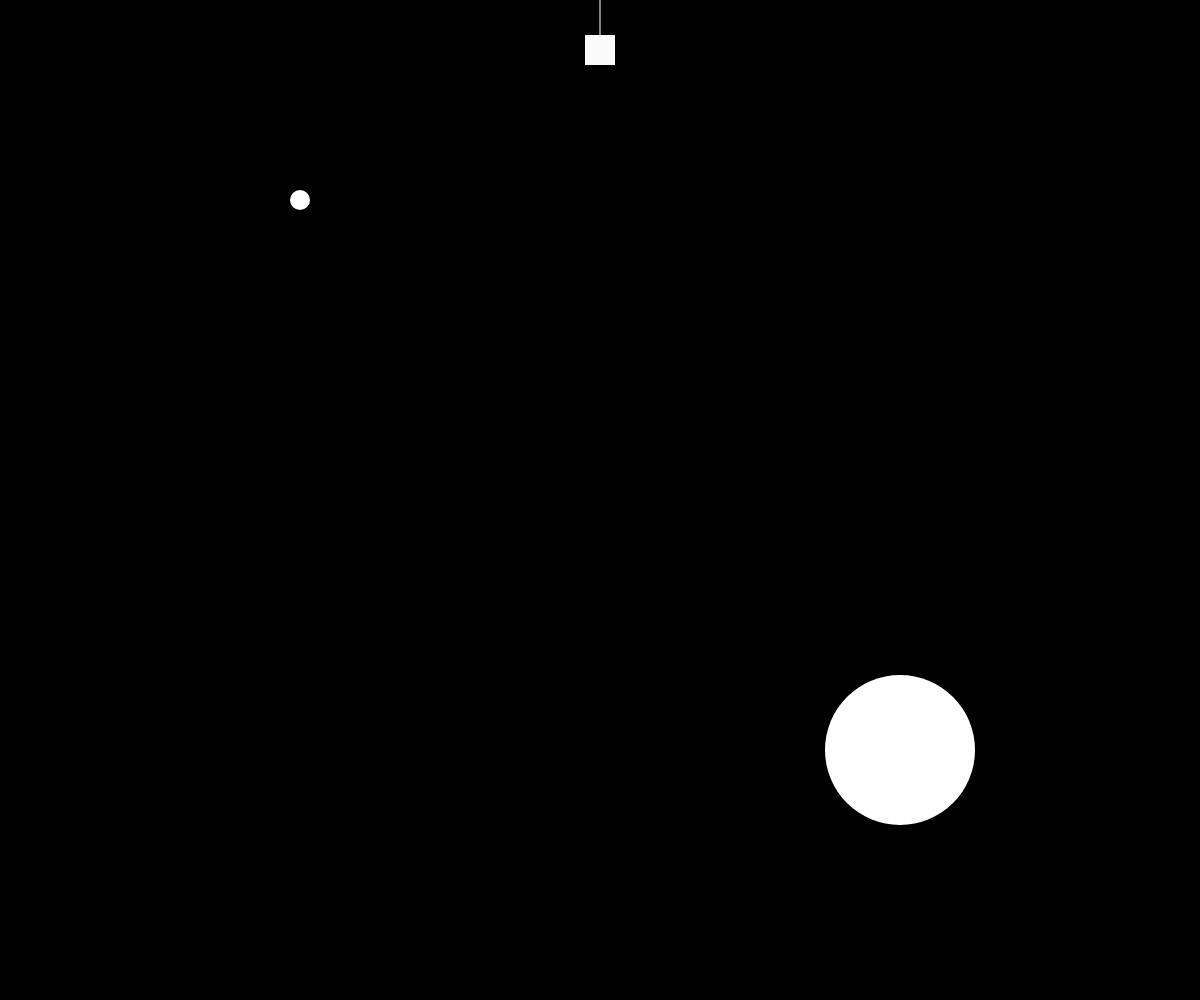
Frame 1 (no input)
Frame 60 (no input): identical to frame 1, image omitted
Frame 120 (the mouse pressed at the canvas centre since frame 60): identical to frame 1, image omitted

The p5.js sketch that drew this single still picture (run headless with seeded random() and noise() and a simulated clock; from frame 60 on, the mouse is pressed at the canvas centre):

// p5.js sketch
// ── sketch.js
let bl = 50;
let xl;
let b1 = 255;
let b2 = 255;
let m = 20;
let u = 150;
let backg = 0;
let myboolean = false;

function setup() {
  createCanvas(windowWidth, windowHeight);
  xl = width / 2;
}

function draw() {
  background(backg);
  stroke(255);
  fill(250);
  line(width / 2, 0, width / 2, bl);
  noStroke();
  rectMode(CENTER);
  rect(xl, bl, width / 40, width / 40);
  fill(b1);
  circle(width / 4, height / 5, m); //m
  fill(b2);
  circle(width / 4 * 3, height / 4 * 3, u); //u

  if (myboolean) {
    b1 += 250 / mouseY;
    b2 += 250 / mouseY;
    backg -= 250 / mouseY;
  }

}

function mouseDragged() {
  bl = mouseY;
  m++;
  u--;
}

function mouseReleased() {
  bl = 50;
  m = 70;
  u = 150;
  b1 = 0;
  b2 = 0;
  backg = 255;

  myboolean = true;
}

function windowResized() {
  resizeCanvas(windowWidth, windowHeight);
  xl = width / 2;
}
